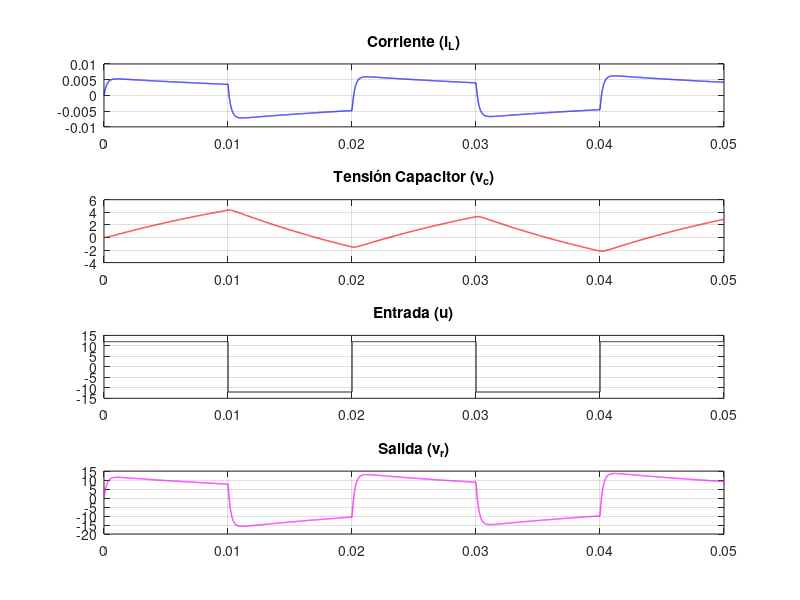

The MATLAB script that drew this image:
close all; clear; clc;

% --- Parámetros de diseño (Tus valores reales) ---
R = 2200; L = 500e-3; Cap = 10e-6; vin = 12;   

% --- Espacio de estados ---
A = [-R/L -1/L; 1/Cap 0];  
B = [1/L; 0];              
C = [R 0];                 
D = 0;                     

% --- Cálculo de tR y tint (Dinámica Rápida) ---
% Usamos eig(A) para obtener los polos directamente
polos = eig(A);
% tR es la constante de tiempo (inversa de la parte real del polo)
tR = 1 / max(abs(real(polos))); 

% Si pones tint = tR/100 y tR es muy chico, 
% el bucle puede tardar mucho. tR/100 es ideal.
tint = tR / 100; 

% --- Configuración de Simulación ---
tsim = 0.05;         
t = 0:tint:tsim;    % Creamos el vector tiempo primero
N = length(t);      % Medimos cuántos puntos hay

% --- Pre-asignación (ESTO ES CLAVE para que aparezca la gráfica) ---
% Creamos los vectores del mismo tamaño que 't'
u = zeros(1, N);
Il = zeros(1, N);
Vcl = zeros(1, N);
y = zeros(1, N);

x = [0; 0]; % Estado inicial
Tswitch = 0.01; 

% --- Bucle de Simulación ---
for i = 1:N-1
    % Entrada cuadrada
    if mod(floor(t(i)/Tswitch), 2) == 0
        u(i) = 12;
    else
        u(i) = -12;
    end
    
    % Euler
    xp = A*x + B*u(i);
    x = x + xp*tint;
    
    % Guardar (usamos i+1 para no pisar el estado inicial)
    Il(i+1) = x(1);
    Vcl(i+1) = x(2);
    y(i+1) = C*x;
end
u(N) = u(N-1); % Completamos el último punto de la entrada

% --- Gráficas ---
figure(1)
subplot(4,1,1); plot(t, Il, 'b', 'LineWidth', 1); title('Corriente (i_L)'); grid on;
subplot(4,1,2); plot(t, Vcl, 'r', 'LineWidth', 1); title('Tensión Capacitor (v_c)'); grid on;
subplot(4,1,3); plot(t, u, 'k'); title('Entrada (u)'); grid on; ylim([-15 15]);
subplot(4,1,4); plot(t, y, 'm', 'LineWidth', 1); title('Salida (v_r)'); grid on;
